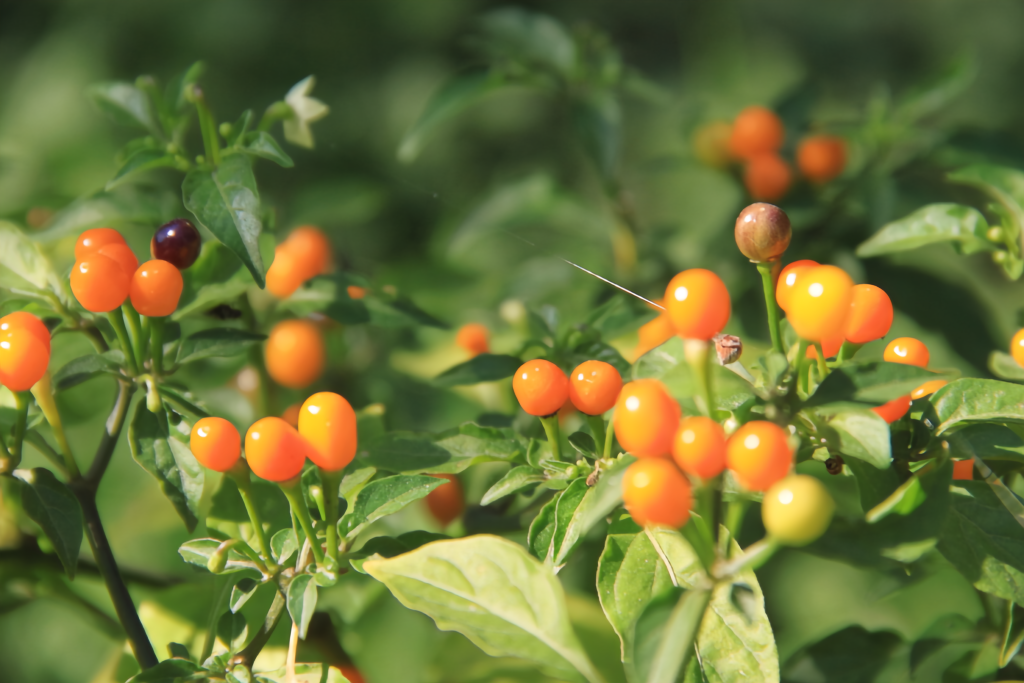
#> input picture tests/img/1.png, 1024 x 683 px, found by its file name; its folder holds only this picture in this run
$ python estimate_noise_relation.py
#> lines starting #> are read from the running program, lines starting #| are printed output that depends on the picture; long printed decimals are rounded
### tests/Denoise_test/add_noise.py
import cv2
import numpy as np

def noisy(image, noise_strength):
    # based on https://stackoverflow.com/questions/22937589/how-to-add-noise-gaussian-salt-and-pepper-etc-to-image-in-python-with-opencv
    row,col,ch= image.shape
    mean = 0
    var = noise_strength
    sigma = var**0.5
    gauss = np.random.normal(mean,sigma,(row,col,ch))
    gauss = gauss.reshape(row,col,ch)

    # Clip values to valid range and convert back to uint8
    noisy = np.clip(image + gauss, 0, 255).astype(np.uint8)
    return noisy, sigma  # Return both noisy image and the actual sigma used

### tests/Denoise_test/estimate_noise.py
#based on https://stackoverflow.com/questions/2440504/noise-estimation-noise-measurement-in-image

import cv2
import numpy as np
import math
import sys
import os
from scipy.signal import convolve2d

def estimate_noise(I):
    """
    Estimate the noise level in an image using a Laplacian filter.

    Parameters:
    I (numpy.ndarray): Grayscale input image

    Returns:
    float: Estimated noise standard deviation

    The matrix M is a Laplacian kernel (a discrete approximation of the Laplacian operator):
    - The Laplacian detects areas of rapid intensity change in the image
    - In a noisy image, random variations cause many small intensity changes
    - The sum of absolute values after convolution correlates with noise level
    - The kernel has a specific structure (sum of elements = 0) that makes it sensitive to noise
    - The central value (4) is positive while its neighbors are arranged to detect local variations
    - The normalization factor adjusts the sum to estimate the standard deviation of Gaussian noise
    """

    H, W = I.shape

    # Convert to numpy array for better performance
    M = np.array([[1, -2, 1],
                  [-2, 4, -2],
                  [1, -2, 1]])

    sigma = np.sum(np.sum(np.absolute(convolve2d(I, M))))
    sigma = sigma * math.sqrt(0.5 * math.pi) / (6 * (W-2) * (H-2))

    return sigma


# [9 lines that do not run on import are left out]

### tests/Denoise_test/estimate_noise_relation.py
import os
import cv2
import numpy as np
from add_noise import noisy
from estimate_noise import estimate_noise

def initialize(nr_of_best):
    """
    Initialize the denoise score array with zeros.
    The array has dimensions (nr_of_best, 3) where:
    - nr_of_best is the number of best parameters to test.
    - The first column will store the noise level added to the image.
    - The second column will store the noise level of the noisy image.
    - The third column will store the noise level of the denoised image.
    """
    denoise_score_array = np.zeros((nr_of_best, 3))

    return denoise_score_array

def process_images(img_path, noise_strength, denoise_score_array, param_list):
    """
    Process images in the specified directory, adding noise and denoising them.
    For each image, the function applies a noise level and denoises it using the specified parameters.
    The function calculates the noise level of the original, noisy, and denoised images and stores them in the denoise score array.
    """
#> called with img_path = 'tests/img', noise_strength = 5, denoise_score_array = array of shape (4, 3)

    lst = os.listdir(img_path)
    image_count = sum(1 for name in lst if ".png" in name)  # Count valid images

    processed_images = 0
    for image in range(1, image_count + 1):
        image = str(image) + ".png"
        print(f"images processed: {processed_images} of {image_count}, current image: {image}", end="\r")

        original_image = cv2.imread(f"{img_path}/{image}")
#> original_image is the input picture: shape (683, 1024, 3); mean B, G, R 56.3, 115.1, 108.2

        noisy_image, added_noise = noisy(original_image, noise_strength)
#> added_noise = 2.24

        # Estimate noise level
        greyscale_noisy_image = cv2.cvtColor(noisy_image, cv2.COLOR_BGR2GRAY)
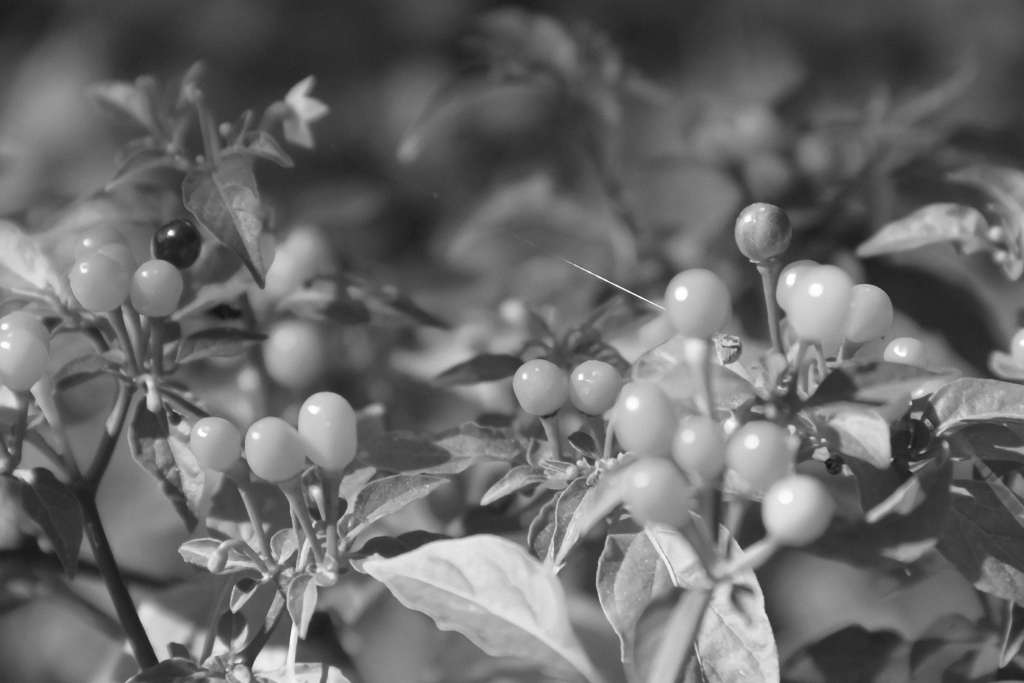
#> greyscale_noisy_image: shape (683, 1024); min 17, max 255, mean 105.8
        noise_level = estimate_noise(greyscale_noisy_image)
#> in estimate_noise, `sigma = np.sum(np.sum(np.absolute(convolve2d(I, M))))`: sigma = 5503270
#> in estimate_noise, `sigma = sigma * math.sqrt(0.5 * math.pi) / (6 * (W-2) * (H-2))`: sigma = 1.65
#> noise_level = 1.65

        i = 0
        for param in param_list:
            denoised_image = cv2.bilateralFilter(noisy_image, param[0], param[1], param[2])

            # converyt to grayscale
            greyscale_denoised_image = cv2.cvtColor(denoised_image, cv2.COLOR_BGR2GRAY)

            denoise_score_array[i, 0] = added_noise
            denoise_score_array[i, 1] += noise_level
            denoise_score_array[i, 2] += estimate_noise(greyscale_denoised_image)
            i += 1
#> this loop made 4 passes
#> sigma in estimate_noise on passes 1 to 4: 0.903, 0.903, 0.923, 0.923
#> after the loop, denoise_score_array = [[2.24, 1.65, 0.903], [2.24, 1.65, 0.903], [2.24, 1.65, 0.923], [2.24, 1.65, 0.923]]; i = 4

        processed_images += 1
    return denoise_score_array, image_count


def main():
    noise_strength_list = [5, 10, 15, 20]
    nr_of_best = 4

    # Input the best parameters for chosen algorithm,
    # horizontal lists == nr of best parameters, thus 4 lists if 4 best parameters
    # vertical lists == noise strength, thus 4 lists if 4 noise strengths

    param_list = [[[6,10,2], [7,10,2], [8,10,2], [9,10,2]],
                  [[8,15,2], [9,15,2], [6,15,2], [7,15,2]],
                  [[8,20,2], [9,20,2], [8,15,2], [9,15,2]],
                  [[8,20,2], [9,20,2], [8,20,2], [9,20,2]]]
    i=0
    for noise_strength in noise_strength_list:
        img_path = "tests/img"
        denoise_score_array = initialize(nr_of_best)
        denoise_score_array, image_count = process_images(img_path, noise_strength, denoise_score_array, param_list[i])
#> image_count = 1

        #average the scores
        avg_denoise_score = denoise_score_array.copy()
#> avg_denoise_score has the same summary as denoise_score_array in process_images
        avg_denoise_score[:, 1:2] /= image_count
        avg_denoise_score[:, 2:3] /= image_count

        print(avg_denoise_score, "\n")
#| [[2.236 1.652 0.9029]
#|  [2.236 1.652 0.9029]
#|  [2.236 1.652 0.923]
#|  [2.236 1.652 0.923]]

        # Save the results for the specific algorithm
        np.save(f"tests/bilateral_test_files/estimate_noise_{noise_strength}.npy", avg_denoise_score)
        i+=1


if __name__ == "__main__":
    main()
